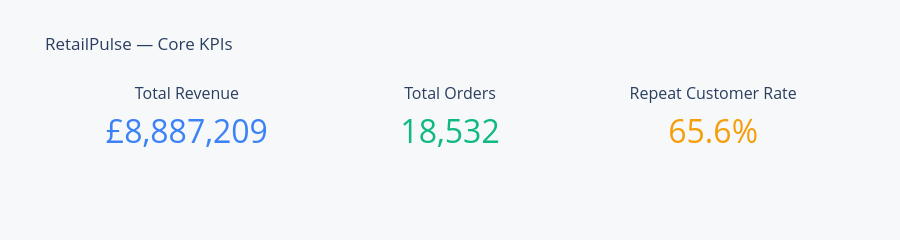

This figure's notebook cell:
### Code cell
# KPI gauge chart
fig = make_subplots(
    rows=1, cols=3,
    specs=[[{'type': 'indicator'}, {'type': 'indicator'}, {'type': 'indicator'}]]
)

fig.add_trace(go.Indicator(
    mode='number',
    value=total_revenue,
    title={'text': 'Total Revenue', 'font': {'size': 16}},
    number={'prefix': '£', 'valueformat': ',.0f', 'font': {'size': 32, 'color': '#3b82f6'}}
), row=1, col=1)

fig.add_trace(go.Indicator(
    mode='number',
    value=total_orders,
    title={'text': 'Total Orders', 'font': {'size': 16}},
    number={'valueformat': ',', 'font': {'size': 32, 'color': '#10b981'}}
), row=1, col=2)

fig.add_trace(go.Indicator(
    mode='number',
    value=repeat_customer_rate,
    title={'text': 'Repeat Customer Rate', 'font': {'size': 16}},
    number={'suffix': '%', 'valueformat': '.1f', 'font': {'size': 32, 'color': '#f59e0b'}}
), row=1, col=3)

fig.update_layout(
    title='RetailPulse — Core KPIs',
    template='plotly_white',
    height=220,
    paper_bgcolor='#f7f8fa'
)
fig.show()

### Figure 1 — Plotly figure (JSON) as saved in the notebook; plotly's stock layout.template omitted (floating-point values rounded to 4 significant figures)
{"data": [{"domain": {"x": [0, 0.2889], "y": [0, 1]}, "mode": "number", "number": {"font": {"color": "#3b82f6", "size": 32}, "prefix": "£", "valueformat": ",.0f"}, "title": {"font": {"size": 16}, "text": "Total Revenue"}, "type": "indicator", "value": 8887000.0}, {"domain": {"x": [0.3556, 0.6444], "y": [0, 1]}, "mode": "number", "number": {"font": {"color": "#10b981", "size": 32}, "valueformat": ","}, "title": {"font": {"size": 16}, "text": "Total Orders"}, "type": "indicator", "value": 18532}, {"domain": {"x": [0.7111, 1], "y": [0, 1]}, "mode": "number", "number": {"font": {"color": "#f59e0b", "size": 32}, "suffix": "%", "valueformat": ".1f"}, "title": {"font": {"size": 16}, "text": "Repeat Customer Rate"}, "type": "indicator", "value": 65.58}], "layout": {"height": 220, "paper_bgcolor": "#f7f8fa", "title": {"text": "RetailPulse — Core KPIs"}}}
